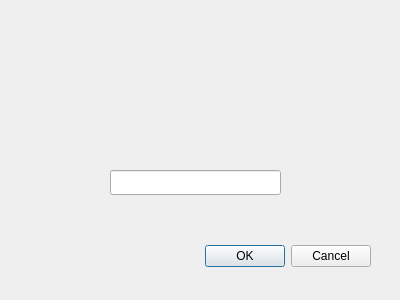
<?xml version="1.0" encoding="UTF-8"?>
<ui version="4.0">
 <class>Dialog</class>
 <widget class="QDialog" name="Dialog">
  <property name="geometry">
   <rect>
    <x>0</x>
    <y>0</y>
    <width>400</width>
    <height>300</height>
   </rect>
  </property>
  <property name="windowTitle">
   <string>Dialog</string>
  </property>
  <widget class="QDialogButtonBox" name="buttonBox">
   <property name="geometry">
    <rect>
     <x>30</x>
     <y>240</y>
     <width>341</width>
     <height>32</height>
    </rect>
   </property>
   <property name="orientation">
    <enum>Qt::Horizontal</enum>
   </property>
   <property name="standardButtons">
    <set>QDialogButtonBox::Cancel|QDialogButtonBox::Ok</set>
   </property>
  </widget>
  <widget class="QLabel" name="label">
   <property name="geometry">
    <rect>
     <x>110</x>
     <y>130</y>
     <width>151</width>
     <height>21</height>
    </rect>
   </property>
   <property name="font">
    <font>
     <pointsize>13</pointsize>
    </font>
   </property>
   <property name="text">
    <string/>
   </property>
  </widget>
  <widget class="QLineEdit" name="lineEdit">
   <property name="geometry">
    <rect>
     <x>110</x>
     <y>170</y>
     <width>171</width>
     <height>25</height>
    </rect>
   </property>
  </widget>
 </widget>
 <resources/>
 <connections>
  <connection>
   <sender>buttonBox</sender>
   <signal>accepted()</signal>
   <receiver>Dialog</receiver>
   <slot>accept()</slot>
   <hints>
    <hint type="sourcelabel">
     <x>248</x>
     <y>254</y>
    </hint>
    <hint type="destinationlabel">
     <x>157</x>
     <y>274</y>
    </hint>
   </hints>
  </connection>
  <connection>
   <sender>buttonBox</sender>
   <signal>rejected()</signal>
   <receiver>Dialog</receiver>
   <slot>reject()</slot>
   <hints>
    <hint type="sourcelabel">
     <x>316</x>
     <y>260</y>
    </hint>
    <hint type="destinationlabel">
     <x>286</x>
     <y>274</y>
    </hint>
   </hints>
  </connection>
 </connections>
</ui>
